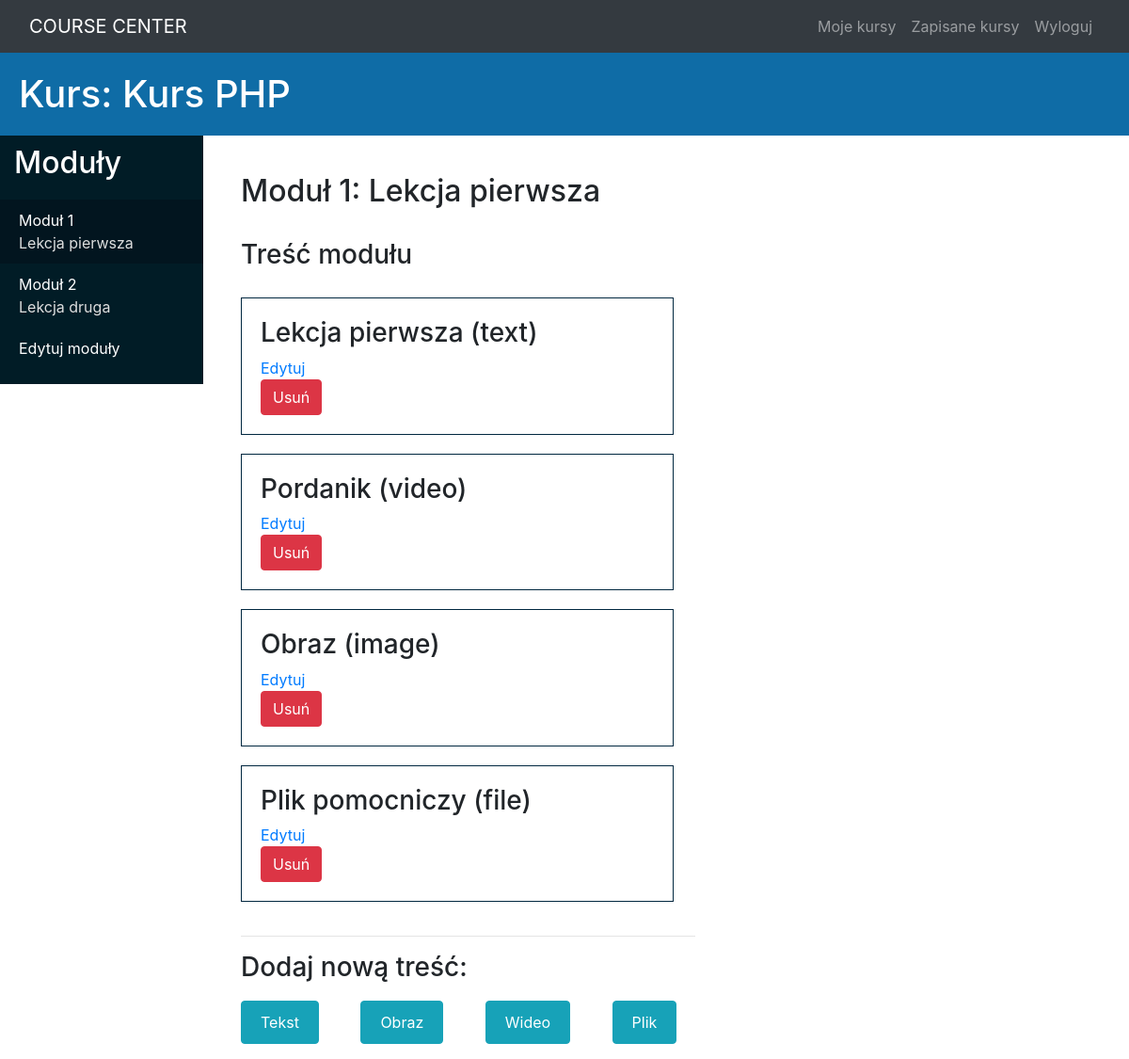
Page /course/module/20/ (signed in) on the committed database.
### courses/models.py (models this page shows, shortened)
class Course(models.Model):
    owner = models.ForeignKey(User, related_name='courses_created', on_delete=models.CASCADE)
    subject = models.ForeignKey(Subject, related_name='courses', on_delete=models.CASCADE)
    title = models.CharField(max_length=200)
    slug = models.SlugField(max_length=200, unique=True)
    overview = models.TextField()
    created = models.DateTimeField(auto_now_add=True)
    students = models.ManyToManyField(User, related_name='courses_joined', blank=True)
    class Meta:
        ordering = ('-created',)

class Module(models.Model):
    course = models.ForeignKey(Course, related_name='modules', on_delete=models.CASCADE)
    title = models.CharField(max_length=200)
    description = models.TextField(blank=True)
    order = OrderField(blank=True, for_fields=['course'])
    class Meta:
        ordering = ['order']

class Content(models.Model):
    module = models.ForeignKey(Module, related_name='contents', on_delete=models.CASCADE)
    object_type = models.ForeignKey(ContentType, limit_choices_to={'model__in': ('text', 'video', 'image', 'file')}, on_delete=models.CASCADE)
    object_id = models.PositiveIntegerField()
    item = GenericForeignKey('object_type', 'object_id')
    order = OrderField(blank=True, for_fields=['module'])
    class Meta:
        ordering = ['order']

class ModuleItem(models.Model):
    owner = models.ForeignKey(User, related_name='%(class)s_related', on_delete=models.CASCADE)
    title = models.CharField(max_length=200)
    created = models.DateTimeField(auto_now_add=True)
    updated = models.DateTimeField(auto_now=True)
    class Meta:
        abstract = True
    def __str__(self):
        return self.title

class Text(ModuleItem):
    content = models.TextField()

class Video(ModuleItem):
    url = models.URLField()

class Image(ModuleItem):
    file = models.FileField(upload_to='images')

class File(ModuleItem):
    content = models.FileField(upload_to='files')

### courses/views.py (the view)
# urls.py: path('module/<int:module_id>/', views.ModuleContentListView.as_view(), name='module_content_list'),
class ModuleContentListView(TemplateResponseMixin, View):
    template_name = 'courses/manage/module/content_list.html'
    def get(self, request, module_id):
        module = get_object_or_404(Module, id=module_id, course__owner=request.user)
        return self.render_to_response({'module' : module})

### courses/templatetags/course.py (called while the page is built)
@register.filter
def model_name(obj):
    try:
        return obj._meta.model_name
    except AttributeError:
        return None

@register.filter(name='has_group')
def has_group(user, group_name):
    return user.groups.filter(name=group_name).exists()

### courses/templates/courses/manage/module/content_list.html (shortened to what this page needs)
{% extends "base.html" %}
{% load course %}
{% block content %}
{% with course=module.course %}
<div id="main-title">
    <h1>Kurs: {{ course.title }}</h1>
</div>
<div id="main-nav">
    <h1>Moduły</h1>
    <ul>
        {% for m in course.modules.all %}
        <li data-id="{{ m.id }}" {% if m == module %} class="selected" {% endif %}>
            <a href="{% url "module_content_list" m.id %}">
                    Moduł {{ forloop.counter }}
                <br>
                <span>{{ m.title }}</span>
            </a>
        </li>
        {% empty %}
        <li>Brak modułów.</li>
        {% endfor %}
        <li>
            <span><a href="{% url "course_module_update" course.id %}">Edytuj moduły</a></span>
        </li>
    </ul>
</div>
<div id="module-block">
    <h2>Moduł {{ module.order|add:1 }}: {{ module.title }}</h2>
    <br>
    <h3>Treść modułu</h3>
    <div>
    <div id="module-option">
        {% for content in module.contents.all %}
        <div data-id="{{ content.id }}" id="module-item">
            {% with item=content.item %}
            <h3>{{ item }} ({{ item|model_name}})</h3>
            <a href="{% url "module_content_update" module.id item|model_name item.id %}">Edytuj</a>
            <br>
            <form action="{% url "module_content_delete" content.id %}" method="post">
                <input type="submit" value="Usuń" class="btn btn-danger">
            </form>
            {% endwith %}
        </div>
        {% empty %}
        <p>Ten moduł nie zawiera jeszcze treści.</p>
        {% endfor %}
    </div>
    </div>
    <hr>
    <h3>Dodaj nową treść:</h3>
    <div id="module-list">
        <ul>
            <li><a href="{% url "module_content_create" module.id "text" %}" style="margin-left: 0;" class="btn btn-info">Tekst</a></li>
            <li><a href="{% url "module_content_create" module.id "image" %}" class="btn btn-info">Obraz</a></li>
            <li><a href="{% url "module_content_create" module.id "video" %}" class="btn btn-info">Wideo</a></li>
            <li><a href="{% url "module_content_create" module.id "file" %}" class="btn btn-info">Plik</a></li>
        </ul>
    </div>
</div>
{% endwith %}
{% endblock %}

### courses/static/css/style.css (style rules this page uses)
body { margin: 0; font-family: "Roboto"; }
li, a { text-decoration: none; list-style: none; }
#main-title { display: block; width: 100%; background-color: #0F6CA6; }
#main-title h1 { color: white; padding: 20px; margin: 0; }
#main-nav { display: block; float: left; background-color: #011C26; color: white; width: 18%; }
#main-nav ul { padding: 0; }
#main-nav h1 { margin: 10px 0 20px 15px; font-size: 32px; }
#main-nav li { padding: 10px; }
#main-nav li a { color: white; padding: 10px; }
#main-nav li a span { color: #DEDEDE; padding: 10px; }
.selected { background-color: #02151f; }
#module-block { display: block; float: left; margin-left: 40px; margin-top: 40px; }
#module-option { display: inline-block; }
#module-item { display: block; border: solid 1px #012840; width: 460px; margin: 20px 0; padding: 20px; }
#module-list ul { padding: 0; }
#module-list li { margin-top: 10px; display: inline-block; }
#module-list a { padding: 10px 20px; margin: 0 20px; }

### rows in the picture
Course: title "Kurs PHP"
Module: title "Lekcja pierwsza", order|add "1"
Module: title "Lekcja druga"
Content: item "Lekcja pierwsza", item|model_name "text"
Content: item "Pordanik", item|model_name "video"
Content: item "Obraz", item|model_name "image"
Content: item "Plik pomocniczy", item|model_name "file"
